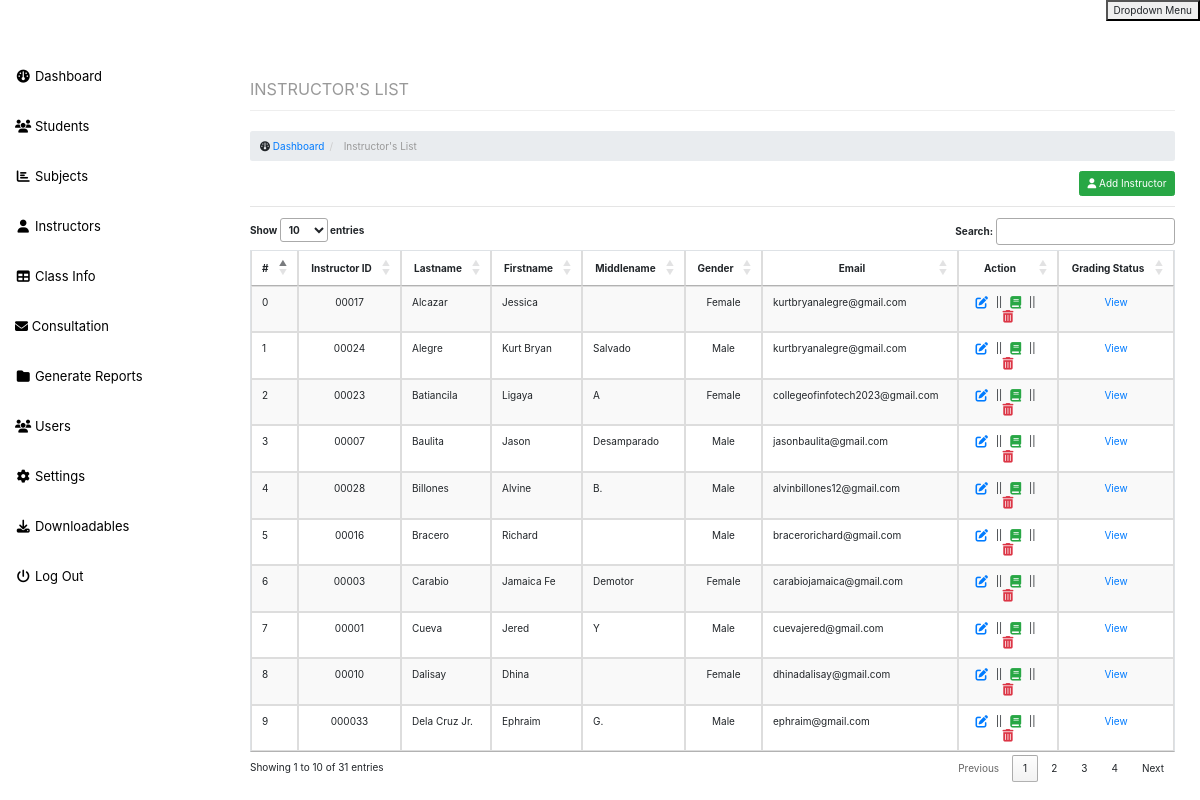
Screenshot of /admin/teacherlist.php (signed in) with the database file from the repository.
### tables this page shows
CREATE TABLE `teacher` (
  `id` int(11) NOT NULL,
  `teachid` varchar(50) DEFAULT NULL,
  `fname` varchar(100) DEFAULT NULL,
  `mname` varchar(50) DEFAULT NULL,
  `lname` varchar(100) DEFAULT NULL,
  `sex` varchar(50) DEFAULT NULL,
  `age` int(11) DEFAULT NULL,
  `email` varchar(50) DEFAULT NULL,
  `phone` int(11) DEFAULT NULL
);

### admin/data/teacher_model.php (called while the page is built, shortened)
<?php
    class Datateacher {
    private $connection;
        function __construct($connection){
            $this->connection = $connection;
        }
        function getteacher($search)
        {
            $query = "SELECT * FROM teacher";
            $queryParams = array();
            $query .= " ORDER BY lname, fname, teachid ASC";
            $pdo_statement = $this->connection->prepare($query);
            $pdo_statement->execute();
            $students = $pdo_statement->fetchAll(PDO::FETCH_ASSOC);
            return $students;
        }
    }
?>

### admin/teacherlist.php (the view, shortened to what this page needs)
<?php
include('include/header.php');
include('include/sidebar.php');
include('../database.php');
include('data/teacher_model.php');
$teacher = new Datateacher($connection);
$search = isset($_POST['search']) ? $_POST['search'] : null;
$teachers = $teacher->getteacher($search);
?>
<div id="page-wrapper">
    <div class="container-fluid">
        <div class="row">
            <div class="col-lg-12">
                <h1 class="page-header">
                    <small>INSTRUCTOR'S LIST</small>
                </h1>
                <ol class="breadcrumb">
                    <li>
                        <i class="fa fa-dashboard"></i> <a href="index.php">Dashboard</a>
                    </li>
                    <li class="active">
                        Instructor's List
                    </li>
                </ol>
            </div>
        </div>
        <div class="row">
            <div class="col-lg-6">
            </div>
            <div class="col-lg-6">
                <div class="form-inline form-padding add-instructor-btn">
                    <a href="addteacher.php" class="btn btn-success"><i class="fa fa-user"></i> Add Instructor</a>
                </div>
            </div>
        </div>
        <hr />
        <div class="row">
            <div class="col-lg-12">
            </div>
        </div>
        <div class="row">
            <div class="col-lg-12">
                <div class="table-responsive">
                    <table class="table table-striped table-bordered" id="instructorInformation">
                        <thead>
                            <tr>
                                <th>#</th>
                                <th class="text-center">Instructor ID</th>
                                <th class="text-center">Lastname</th>
                                <th class="text-center">Firstname</th>
                                <th class="text-center">Middlename</th>
                                <th class="text-center">Gender</th>
                                <th class="text-center">Email</th>
                                <th class="text-center">Action</th>
                                 <th class="text-center">Grading Status</th>
                            </tr>
                        </thead>
                        <tbody>
                            <?php if (is_array($teachers)) : ?>
                                <?php foreach ($teachers as $number => $teacher) : ?>
                                    <tr>
                                        <td>
                                            <?php echo $number; ?>
                                        </td>
                                        <td class="text-center">
                                            <?php echo $teacher['teachid']; ?></a>
                                        </td>
                                        <td>
                                            <?php echo $teacher['lname']; ?>
                                        </td>
                                        <td>
                                            <?php echo $teacher['fname']; ?>
                                        </td>
                                        <td>
                                            <?php echo $teacher['mname']; ?>
                                        </td>
                                        <td class="text-center">
                                            <?php echo $teacher['sex']; ?>
                                        </td>
                                        <td>
                                            <?php echo $teacher['email']; ?>
                                        </td>
                                        <td class="text-center">
                                            <div style="display: inline-block;">
                                                <a href="edit.php?type=teacher&id=<?php echo $teacher['id'] ?>" title="Update">
                                                </a>
                                            </div>
                                            <div style="display: inline-block; margin: 0 5px;">||</div>
                                            <div style="display: inline-block;">
                                                <a href="teacherload.php?id=<?php echo $teacher['id']; ?>" title="View Subjects">
                                                </a>
                                            </div>
                                            <div style="display: inline-block; margin: 0 5px;">||</div>
                                            <form class="delete-form" method="post" style="display: inline-block;">
                                                <button type="submit" name="deleteTeacher" class="delete-button" title="Remove" onclick="return confirm('Are you sure you want to delete this teacher?');">
                                                </button>
                                            </form>
                                           </td>
                                        <td class="text-center">
                              <a href="t_subject.php?teacher_id=<?php echo htmlspecialchars($teacher['id']); ?>" title="View Teacher's Subjects">View</a>
                                         </td>
                                    </tr>
                                <?php endforeach; ?>
                            <?php else : ?>
                                <tr>
                                    <td colspan="8">No teachers found.</td>
                                </tr>
                            <?php endif; ?>
                        </tbody>
                    </table>
                </div>
            </div>
        </div>
    </div>
</div>
<?php include('include/footer.php'); ?>

### css/sb-admin.css (style rules this page uses)
body { margin-top: 100px; background-color: rgb(255, 255, 255); }
@media (min-width:768px) { body { margin-top: 50px; } }
#page-wrapper { width: 100%; padding: 0; background-color: #fff; }
@media (min-width:768px) { #page-wrapper { padding: 10px; } }

### admin/teacherlist.php (style rules this page uses)
.delete-button { border: none; background: none; padding: 0; color: #f00; cursor: pointer; outline: none; }
.add-instructor-btn { float: right; }

### rows the page displays
teacher: number "0", teachid "00017", lname "Alcazar", fname "Jessica", sex "Female", email "kurtbryanalegre@gmail.com"
teacher: number "1", teachid "00024", lname "Alegre", fname "Kurt Bryan", mname "Salvado", sex "Male", email "kurtbryanalegre@gmail.com"
teacher: number "2", teachid "00023", lname "Batiancila", fname "Ligaya", mname "A", sex "Female", email "collegeofinfotech2023@gmail.com"
teacher: number "3", teachid "00007", lname "Baulita", fname "Jason", mname "Desamparado", sex "Male", email "jasonbaulita@gmail.com"
teacher: number "4", teachid "00028", lname "Billones", fname "Alvine", mname "B.", sex "Male", email "alvinbillones12@gmail.com"
teacher: number "5", teachid "00016", lname "Bracero", fname "Richard", sex "Male", email "bracerorichard@gmail.com"
teacher: number "6", teachid "00003", lname "Carabio", fname "Jamaica Fe", mname "Demotor", sex "Female", email "carabiojamaica@gmail.com"
teacher: number "7", teachid "00001", lname "Cueva", fname "Jered", mname "Y", sex "Male", email "cuevajered@gmail.com"
teacher: number "8", teachid "00010", lname "Dalisay", fname "Dhina", sex "Female", email "dhinadalisay@gmail.com"
teacher: number "9", teachid "000033", lname "Dela Cruz Jr.", fname "Ephraim", mname "G.", sex "Male", email "ephraim@gmail.com"
